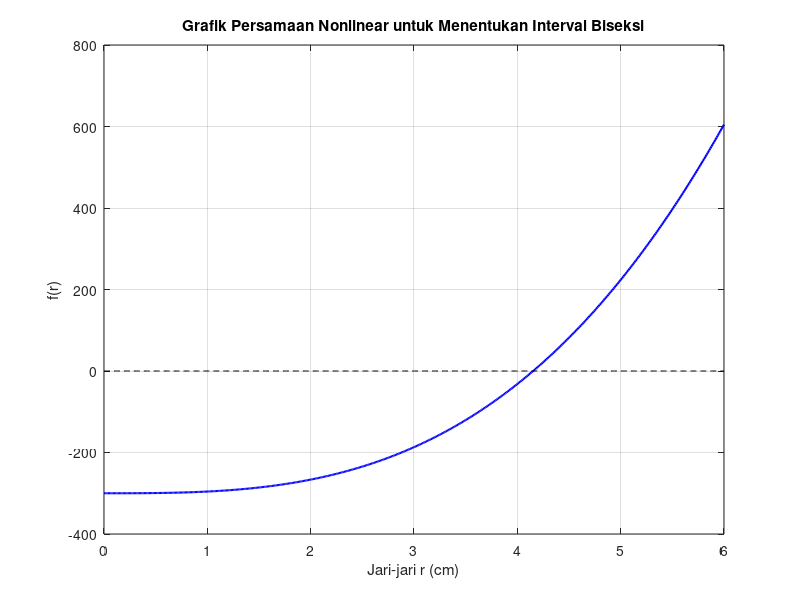

MATLAB code to generate this figure:
% KASUS 3 - PERSAMAAN NONLINEAR
% Mencari jari-jari bola dari volume bola 300 cm^3 dengan metode biseksi.
% Mengikuti relasi pada soal: tinggi tabung = 2r dan jari-jari tabung = r.
% Volume bagian tabung di luar bola = (2/3)*pi*r^3.

clear; clc; close all;

V_bola = 300;          % cm^3
tol = 1e-8;             % toleransi panjang interval
max_iter = 200;

% Persamaan nonlinear: (4/3)*pi*r^3 - V_bola = 0
f = @(r) (4/3) .* pi .* r.^3 - V_bola;

% Grafik untuk membantu memilih interval awal
r_plot = linspace(0, 6, 500);
figure;
plot(r_plot, f(r_plot), 'b-', 'LineWidth', 1.5); hold on;
plot(r_plot, zeros(size(r_plot)), 'k--');
grid on;
xlabel('Jari-jari r (cm)');
ylabel('f(r)');
title('Grafik Persamaan Nonlinear untuk Menentukan Interval Biseksi');
hold off;

% Interval awal dipilih karena f(4) < 0 dan f(5) > 0
a = 4;
b = 5;

if f(a) * f(b) >= 0
    error('Interval awal harus memenuhi f(a)*f(b) < 0.');
end

fprintf('KASUS 3: METODE BISEKSI\n');
fprintf('%4s %14s %14s %14s %14s %14s\n', ...
    'Iterasi', 'a', 'b', 'c', 'f(c)', 'Panjang interval');

for iter = 1:max_iter
    c = (a + b) / 2;
    fc = f(c);
    interval_length = b - a;

    fprintf('%4d %14.8f %14.8f %14.8f %14.6e %14.6e\n', ...
        iter, a, b, c, fc, interval_length);

    if abs(fc) < tol || interval_length/2 < tol
        break;
    end

    if f(a) * fc < 0
        b = c;
    else
        a = c;
    end
end

r = c;
V_tabung = pi * r^2 * (2*r);
V_luar = V_tabung - V_bola;

fprintf('\nHASIL AKHIR\n');
fprintf('Jari-jari bola dan tabung : %.10f cm\n', r);
fprintf('Volume bola               : %.10f cm^3\n', (4/3)*pi*r^3);
fprintf('Volume tabung              : %.10f cm^3\n', V_tabung);
fprintf('Volume tabung di luar bola : %.10f cm^3\n', V_luar);
fprintf('Jumlah iterasi             : %d\n', iter);
fprintf('Nilai f(r)                 : %.12e\n', f(r));
